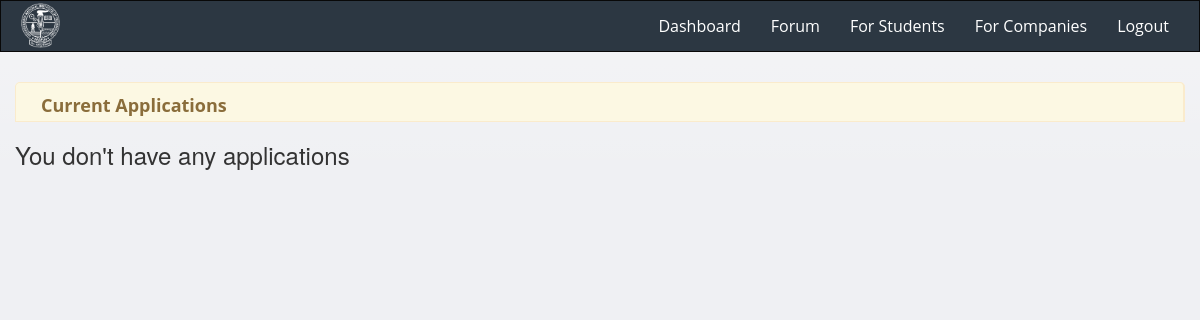
The page /dashboard/current_app/ (signed in) on the database as committed earlier.
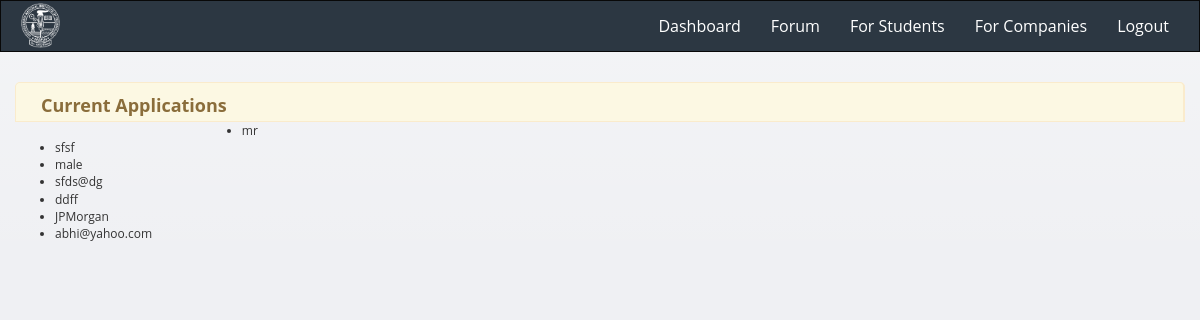
The same page on the database as committed later.
### dashboard/models.py (models this page shows, shortened)
class Applications(models.Model):
    TITLES = {
        ('Mr', 'Mr.'),
        ('Ms', 'Ms.'),
        ('Mrs', 'Mrs.'),
    }
    GENDER = {
        ('male', 'Male'),
        ('female', 'Female'),
    }
    title = models.CharField(max_length=4, choices=TITLES)
    f_name = models.CharField(max_length=100)
    m_name = models.CharField(max_length=100)
    l_name = models.CharField(max_length=100)
    gender = models.CharField(max_length=4, choices=GENDER)
    dob = models.DateField(max_length=10)
    email = models.EmailField(max_length=100)
    mobile = models.IntegerField()
    address = models.CharField(max_length=250)
    city = models.CharField(max_length=50)
    state = models.CharField(max_length=50)
    country = models.CharField(max_length=50)
    zip = models.IntegerField()
    company = models.ForeignKey(Companies, null=True, unique=False)
    user = models.ForeignKey(MyUser, null=True, unique=False)

class Companies(models.Model):
    BRANCHES = {
        ('CSE', 'Computer Science & Engineering'),
        ('MECH', 'Mechanical Engineering'),
        ('CHEM', 'Chemical Engineering'),
        ('CIV', 'Civil Engineering'),
        ('META', 'Metallurgy'),
        ('MIN', 'Mining'),
        ('ARCH', 'Architecture'),
        ('EEE', 'Electrical and Electronics Engineering'),
        ('ECE', 'Electronics and Communication Engineering'),
    }
    company_name = models.CharField(max_length=250)
    company_type = models.CharField(max_length=100)
    user = models.ManyToManyField(MyUser)
    req_cgpa = models.FloatField(max_length=5, null=True)
    last_date = models.DateField(null=True)
    salary = models.IntegerField(null=True)
    stipend = models.IntegerField(null=True)
    branch = models.CharField(max_length=100, blank=True)
    def __str__(self):
        return self.company_name

class MyUser(AbstractBaseUser):
    email = models.EmailField(
        verbose_name='email address',
        max_length=255,
        unique=True,
    )
    id_no       = models.IntegerField(null=True)
    first_name  = models.CharField(max_length=50, null=True)
    last_name   = models.CharField(max_length=50, null=True)
    branch      = models.CharField(max_length=4, choices=BRANCHES)
    enr_no      = models.CharField(max_length=11, null=True)
    cgpa        = models.FloatField(max_length=5, null=True)
    is_active   = models.BooleanField(default=True)
    is_admin    = models.BooleanField(default=False)
    resume      = models.FileField(null=True)
    objects = MyUserManager()
    USERNAME_FIELD = 'email'
    REQUIRED_FIELDS = []
    def __str__(self):              # __unicode__ on Python 2
        return self.email

### dashboard/views.py (the view)
def current_app (request):
    apps = Applications.objects.filter(user = request.user)
    context = {'apps' : apps , 'SP': 'SP'}
    return render(request, 'dashboard/current_app.html', context )

### dashboard/templates/dashboard/current_app.html (shortened to what this page needs)
{% extends 'dashboard/base.html' %}
{% block content_heading %}
    Current Applications
{% endblock %}
{% block content %}
{% if apps %}
    <ul>
        {% for app in apps %}
            <li>{{ app.title }}</li>
             <li>{{ app.f_name }}</li>
            <li>{{ app.gender}}</li>
            <li>{{ app.email }}</li>
            <li>{{ app.address }}</li>
            <li>{{ app.company }}</li>
            <li>{{ app.user }}</li>
            <br/>
        {% endfor %}
    </ul>
 {% else %}
    <h3>You don't have any applications</h3>
  {% endif %}
{% endblock %}

Rows that differ between the two databases and show on the page:
added Applications: title "mr", f_name "sfsf", gender "male", email "sfds@dg", address "ddff", company "JPMorgan", user "abhi@yahoo.com"
Other text that changed with them:
text no longer shown: "You don't have any applications"
